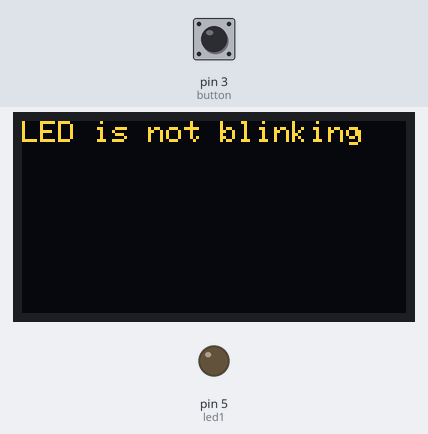
The sketch below on a simulated Arduino Uno, built with avr-gcc and run on an emulated ATmega328P. On the bench: 128×64 one-colour display, output pins drawn as LEDs (lit = HIGH). Dashed ring = blinking. The test bench sets the inputs (shaded band); at power-on: pin 3 (button) LOW. The OLED is the two-colour kind (top 16 rows yellow).

Above: at 1.8 s.
1.9 s: pin 3 (button) pulled HIGH for 0.65 s
At 4.5 s:
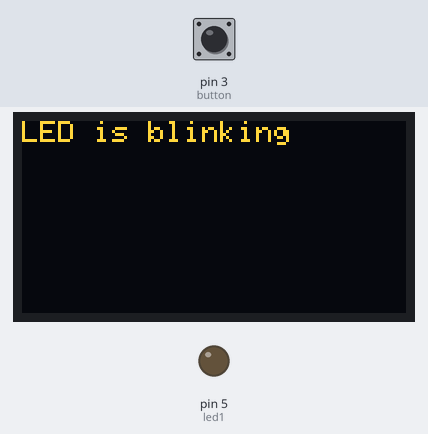
5.6 s: pin 3 (button) pulled HIGH for 3.2 s
At 6.1 s:
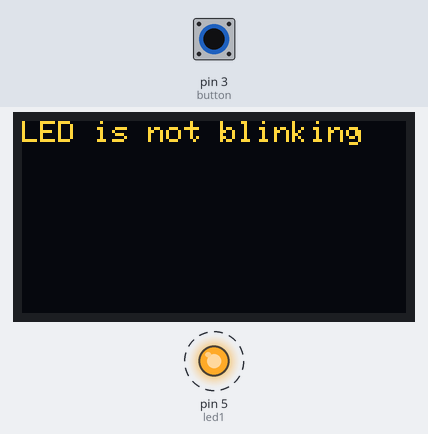
11.7 s: pin 3 (button) pulled HIGH for 1 s
At 12.3 s:
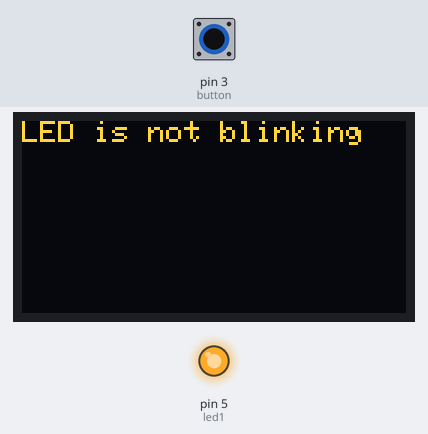
Timing chart, 0 to 15.3 s (numbered marks = the images above; inputs shaded):
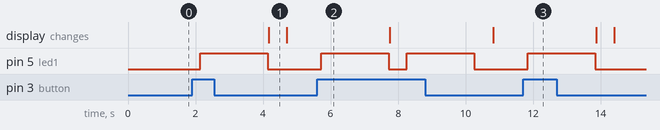

Measured:
- after the input at 1.9 s, pin 5 (led1): LOW → HIGH after 0.24 s, → LOW 2.0 s later; the display: changes after 2.3 s (image 1)
- after the input at 5.6 s, pin 5 (led1): alternates HIGH for 2.0 s and LOW for 0.53 s, starting after 0.13 s
- after the input at 11.7 s, pin 5 (led1): LOW → HIGH after 0.14 s, → LOW 2.0 s later
- what the display in image 1 shows lasts 0.5 s, from 4.2 s to 4.7 s

The sketch:

w_5.2_LED_blinks_and_OLED_screen_displays_text_for_2_seconds.ino
```cpp
#include<SPI.h>                                                               //call library
#include<Wire.h>
#include<Adafruit_GFX.h>
#include<Adafruit_SSD1306.h>

#define OLED_RESET 4                                                          //allows us to define the OLED's status. (Fixed Command)
Adafruit_SSD1306 display = Adafruit_SSD1306(128, 64, &Wire, OLED_RESET);      //function to the the ardruino to

int led1 = 5;
int button = 3;
int buttonstatus = 0;


void setup() {                                   //OLED screen use void setup only. void loop is focussed more for other components
  Serial.begin(9600);                            //this serial begin is for the OLED screen (OLED baud rate) because some components need the baud rate to work. Not for the serial monitor.
  display.begin(SSD1306_SWITCHCAPVCC, 0x3C);     //Address 0x3C for 128x64. For the ardruino to begin to display any character
  display.setTextColor(SSD1306_WHITE);           //Determines colour of text
  display.setTextSize(1);                        //Determines text size (got size 1-8)
  display.clearDisplay();                        //Clears everything on the OLED screen. Commonly used before we start writing anything.(Put first at the beginning of the coding)

  pinMode(led1, OUTPUT);
  pinMode(button, INPUT);
}


void loop() {
  buttonstatus = digitalRead(button);              //The value on pin 5 is read, and the result/reading will be saved under "buttonstatus".
                                                   //HIGH means 5 volts, and LOW means 0 volts.
  if(buttonstatus == HIGH){
    digitalWrite(led1, HIGH);                      //ON's LED
    delay(2000);
    digitalWrite(led1, LOW);                       //OFF's LED
    display.clearDisplay();                        //clears the display
    display.setTextSize(1);                        //(text size)
    display.setCursor(0,0);                        //(starting coordinate for the text)
    display.println("LED is blinking");            //and prints this at the same time the LED is ON
    display.display();                             //(to tell the arduino to tell the OLED screen to display what we have written)
    delay(500);
  }
  else{
    digitalWrite(led1, LOW);                       //OFF's LED
    display.clearDisplay();                        //clears the display
    display.setTextSize(1);                        //(text size)
    display.setCursor(0,0);                        //(starting coordinate for the text)
    display.println("LED is not blinking");        //and prints this at the same time the LED is OFF
    display.display();                             //(to tell the arduino to tell the OLED screen to display what we have written)
    delay(500);
}
}

   // LED blinks and OLED screen displays text for 2 seconds continuously when button is pressed
   // Then OFF's when button is released
```
